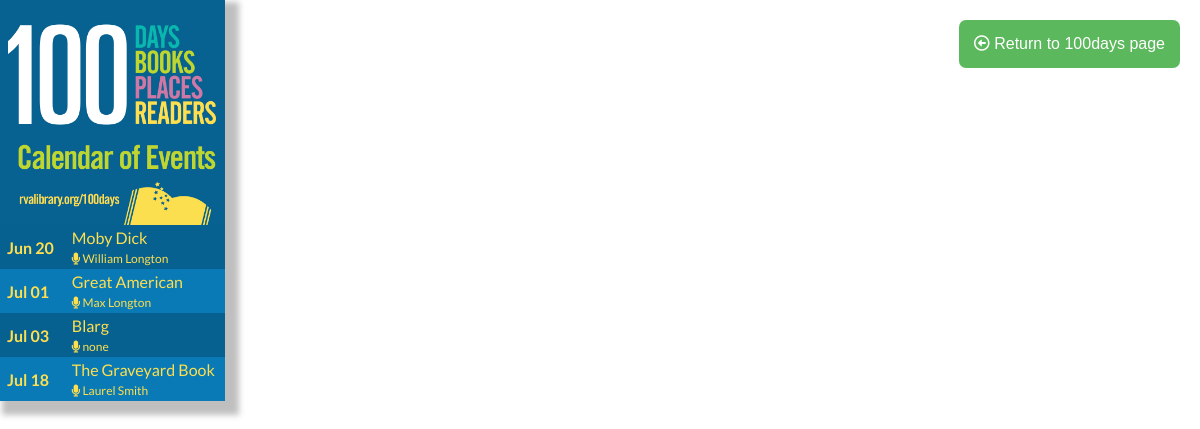
/, run on an earlier commit of the app's database.
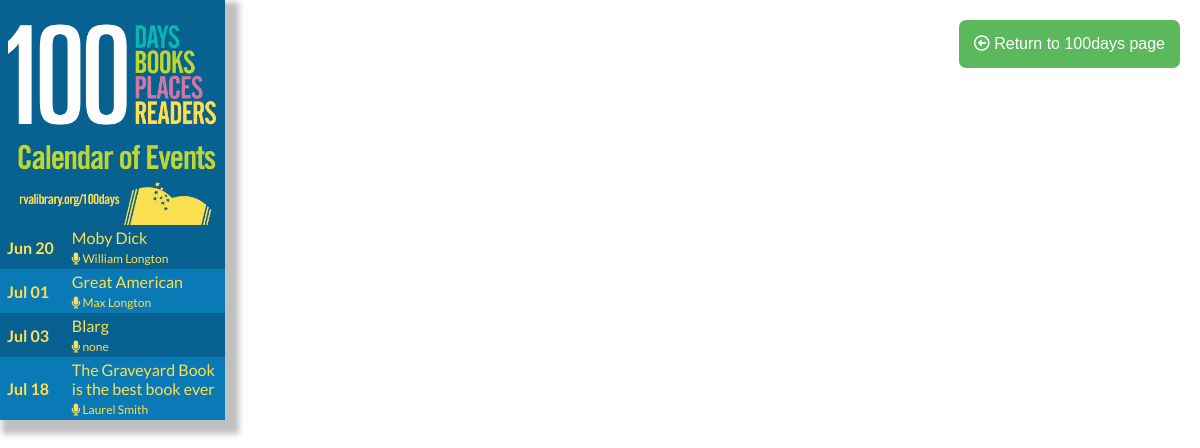
And on a later commit of the database.
### map/models.py (models this page shows, shortened)
class Reading(models.Model):
    date = models.DateField()
    start_time = models.TimeField()
    end_time = models.TimeField()
    book_title = models.CharField(max_length=200)
    author = models.CharField(max_length=200, default='No Author Added')
    reader_name = models.CharField(max_length=200)
    location_name_or_address = models.CharField(max_length=200)
    reason = models.TextField(default='')
    fun_fact = models.TextField(default='')
    image_url = models.URLField()
    synopsis_url = models.URLField(default='', null=True, blank=True)
    video_url = models.URLField(default='', null=True, blank=True)
    latitude = models.FloatField()
    longitude = models.FloatField()
    marker_label = models.CharField(max_length=200)
    activated = models.BooleanField(default=True)
    email_address = models.TextField(default='', null=True, blank=True)
    phone_number = models.TextField(default='', null=True, blank=True)

### map/views.py (the view)
# urls.py: path('', MapView.as_view(), name='home'),
class MapView(TemplateView):
    template_name = "index.html"
    def get_context_data(self, **kwargs):
        context = super().get_context_data(**kwargs)
        context['readings'] = Reading.objects.exclude(activated__exact=False).order_by('date')
        return context

### map/templatetags/random_numbers.py (called while the page is built)
@register.filter(name="random_int")
def random_int(value):
    randadd = random.random()*1/1e4
    value = value + randadd
    return value

### templates/index.html (shortened to what this page needs)
{% extends "base.html" %}
{% load static %}
{% block sidebar %}
<section class="project_container">
  <aside class="location_list_container">
    <div class="flag">
    </div>
    <div class="desktop_list">
      {% for reading in readings %}
        <div style="position: relative;" class="{% if forloop.counter0|divisibleby:2 %} even {% else %} odd {% endif %}">
          <a class="marker_connection" href="#" id="marker{{forloop.counter0}}">
            <table>
              <tbody>
                <tr class="">
                  <td class="date_td" style="padding-left: 5px;"><strong class="date">{{reading.date|date:"M d"}}</strong></td>
                  <td class="title_td">{{reading.book_title}}<br><span class="reader_name"><i class="fas fa-microphone"></i>&nbsp;{{reading.reader_name}}</span></td>
                </tr>
              </tbody>
            </table>
           </a>
         </div>
      {% endfor %}
    </div>
  </aside>
  <main class="map_container">
    <div id="map"></div>
  </main>
</section>
{% endblock %}

What changed in the data, as far as the page shows it:
changed Reading "Jul 18": book_title "The Graveyard Book" → "The Graveyard Book is the best book ever"
